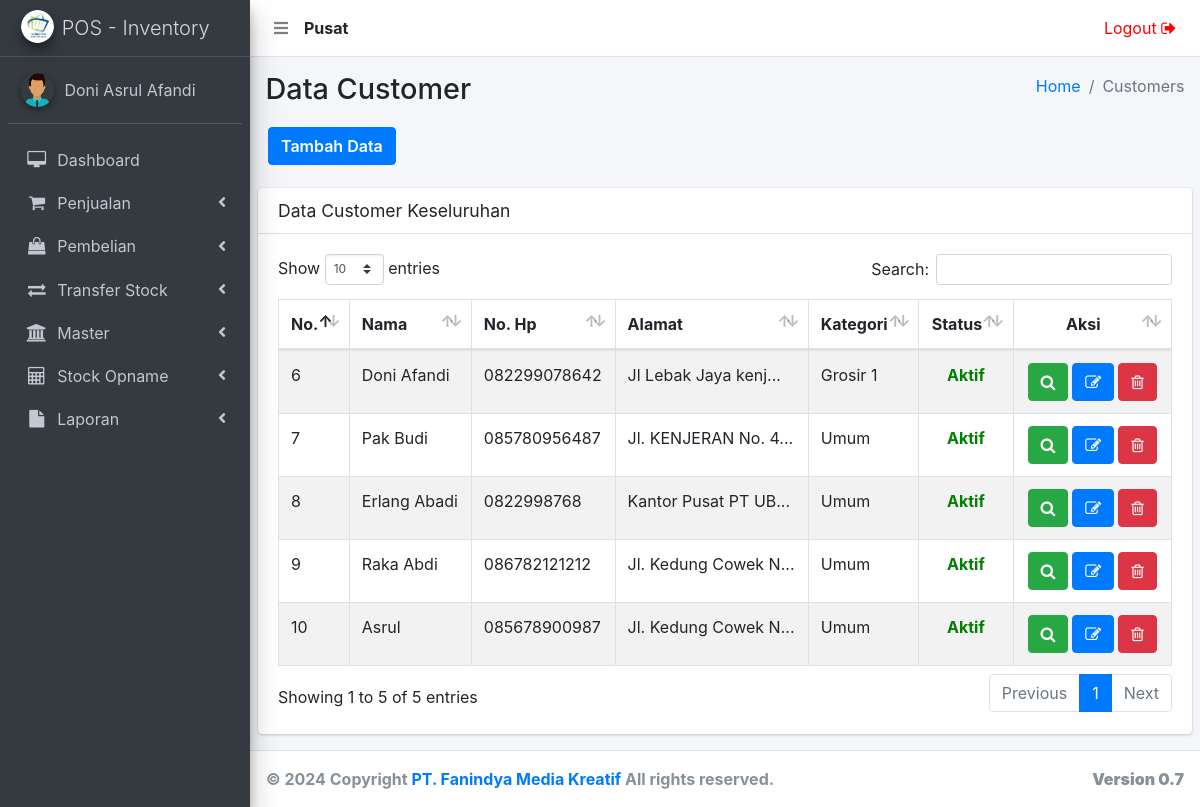
Page /customer.php (signed in) on the committed database.
### tables this page shows
CREATE TABLE `user` (
  `user_id` int(11) NOT NULL,
  `user_nama` varchar(500) NOT NULL,
  `user_no_hp` varchar(250) NOT NULL,
  `user_alamat` text NOT NULL,
  `user_email` varchar(250) NOT NULL,
  `user_password` varchar(500) NOT NULL,
  `user_create` varchar(250) NOT NULL,
  `user_level` varchar(250) NOT NULL,
  `user_status` varchar(250) NOT NULL,
  `user_cabang` int(11) NOT NULL
);

CREATE TABLE `customer` (
  `customer_id` int(11) NOT NULL,
  `customer_nama` varchar(500) NOT NULL,
  `customer_tlpn` varchar(250) NOT NULL,
  `customer_email` varchar(250) NOT NULL,
  `customer_alamat` text NOT NULL,
  `customer_create` varchar(250) NOT NULL,
  `customer_status` varchar(250) NOT NULL,
  `customer_category` int(11) NOT NULL,
  `customer_cabang` int(11) NOT NULL
);

### _header-artibut.php (called while the page is built, shortened)
<?php
  	include 'aksi/functions.php';
    $userLoginCabang = mysqli_query( $conn, "select user_cabang from user where user_id = '".$_SESSION['user_id']."'");
    $sessionCabangData = mysqli_fetch_array($userLoginCabang);
    $sessionCabang     = $sessionCabangData['user_cabang'];
    if ( $sessionCabang < 1 ) {
      $tipeToko = "Pusat";
    } else {
      $tipeToko = "Cabang ".$sessionCabang;
    }
?>

### aksi/functions.php (called while the page is built, shortened)
<?php
include 'koneksi.php';
function query($query) {
	global $conn;
	$result = mysqli_query($conn, $query);
	$rows = [];
	while ( $row = mysqli_fetch_assoc($result) ) {
		$rows[] = $row;
	}
	return $rows;
}
?>

### customer.php (the view, shortened to what this page needs)
<?php
  include '_header.php';
  include '_nav.php';
  include '_sidebar.php';
?>
  <div class="content-wrapper">
    <section class="content-header">
      <div class="container-fluid">
        <div class="row mb-2">
          <div class="col-sm-6">
            <h1>Data Customer</h1>
          </div>
          <div class="col-sm-6">
            <ol class="breadcrumb float-sm-right">
              <li class="breadcrumb-item"><a href="bo">Home</a></li>
              <li class="breadcrumb-item active">Customers</li>
            </ol>
          </div>
          <div class="tambah-data">
          	<a href="customer-add" class="btn btn-primary">Tambah Data</a>
          </div>
        </div>
      </div>
    </section>
    <?php
    	$data = query("SELECT * FROM customer WHERE customer_cabang = $sessionCabang ORDER BY customer_id DESC");
    ?>
    <section class="content">
      <div class="row">
        <div class="col-12">
          <div class="card">
            <div class="card-header">
              <h3 class="card-title">Data Customer Keseluruhan</h3>
            </div>
            <div class="card-body">
              <div class="table-auto">
                <table id="example1" class="table table-bordered table-striped">
                  <thead>
                  <tr>
                    <th>No.</th>
                    <th style="text-transform: capitalize;">Nama</th>
                    <th>No. Hp</th>
                    <th>Alamat</th>
                    <th>Kategori</th>
                    <th style="text-align: center;">Status</th>
                    <th style="text-align: center; width: 14%;">Aksi</th>
                  </tr>
                  </thead>
                  <tbody>
                  <?php $i = 1; ?>
                  <?php foreach ( $data as $row ) : ?>
                    <?php if ( $row['customer_id'] > 1 && $row['customer_nama'] !== "Customer Umum" ) { ?>
                  <tr>
                    	<td><?= $i; ?></td>
                    	<td><?= $row['customer_nama']; ?></td>
                     	<td><?= $row['customer_tlpn']; ?></td>
                     	<td>
                        <?php
                          $alamat = $row['customer_alamat'];
                          $alamat1 = substr($row['customer_alamat'],0,18) . '...';
                            if ( str_word_count($alamat) > 2 ) {
                              echo($alamat1);
                            } else {
                              echo($alamat);
                            }
                        ?>
                      </td>
                      <td>
                        <?php
                          if ( $row['customer_category'] == 1 ) {
                              $customer_category = "Grosir 1";
                          } elseif ( $row['customer_category'] == 2 ) {
                              $customer_category = "Grosir 2";
                          } else {
                              $customer_category = "Umum";
                          }
                          echo $customer_category;
                        ?>
                      </td>
                      <td style="text-align: center;">
                      	<?php
                      		if ( $row['customer_status'] === "1" ) {
                      			echo "<b style=' color: green;'>Aktif</b>";
                      		} else {
                      			echo "<b style='color: red;'>Tidak Aktif</b>";
                      		}
                      	?>
                      </td>
                      <td class="orderan-online-button">
                        <?php $id = $row["customer_id"]; ?>
                      	<a href="customer-zoom?id=<?= $id; ?>" title="Zoom Data">
                              <button class="btn btn-success" type="submit">
                                 <i class="fa fa-search"></i>
                              </button>
                          </a>
                      	<a href="customer-edit?id=<?= $id; ?>" title="Edit Data">
                              <button class="btn btn-primary" type="submit">
                                 <i class="fa fa-edit"></i>
                              </button>
                          </a>
                          <a href="customer-delete?id=<?= $id; ?>" onclick="return confirm('Yakin Hapus Data Customer ?')" title="Delete Data">
                              <button class="btn btn-danger" type="submit" name="hapus">
                                  <i class="fa fa-trash-o"></i>
                              </button>
                          </a>
                      </td>
                  </tr>
                    <?php } ?>
                  <?php $i++; ?>
              	<?php endforeach; ?>
                </tbody>
                </table>
              </div>
            </div>
          </div>
        </div>
      </div>
    </section>
  </div>
</div>
<?php include '_footer.php'; ?>
</body>
</html>

### _nav.php (shortened to what this page needs)
<nav class="main-header navbar navbar-expand navbar-white navbar-light">
    <ul class="navbar-nav">
      <li class="nav-item">
        <a class="nav-link" data-widget="pushmenu" href="#"><i class="fas fa-bars"></i></a>
      </li>
      <li class="nav-item" style="padding-top: 8px;">
        <?php
          echo "<b>".$tipeToko."</b>";
        ?>
      </li>
    </ul>
    <ul class="navbar-nav ml-auto">
      <li class="nav-item">
        <a href="<?php echo "aksi/logout.php?logout";?>"onclick="return confirm('Apakah anda yakin logout ?')" class="nav-link" style='color:red;'>Logout <i class="fa fa-sign-out"></i>
        </a>
      </li>
    </ul>
  </nav>

### rows in the picture
user: user_cabang "Pusat"
customer: customer_nama "Doni Afandi", customer_tlpn "082299078642", customer_alamat "Jl Lebak Jaya kenj...", customer_category "Grosir 1", customer_status "Aktif"
customer: customer_nama "Pak Budi", customer_tlpn "085780956487", customer_alamat "Jl. KENJERAN No. 4...", customer_category "Umum", customer_status "Aktif"
customer: customer_nama "Erlang Abadi", customer_tlpn "0822998768", customer_alamat "Kantor Pusat PT UB...", customer_category "Umum", customer_status "Aktif"
customer: customer_nama "Raka Abdi", customer_tlpn "086782121212", customer_alamat "Jl. Kedung Cowek N...", customer_category "Umum", customer_status "Aktif"
customer: customer_nama "Asrul", customer_tlpn "085678900987", customer_alamat "Jl. Kedung Cowek N...", customer_category "Umum", customer_status "Aktif"

### other values in the picture
$_SESSION['user_nama'] "Doni Asrul Afandi"
